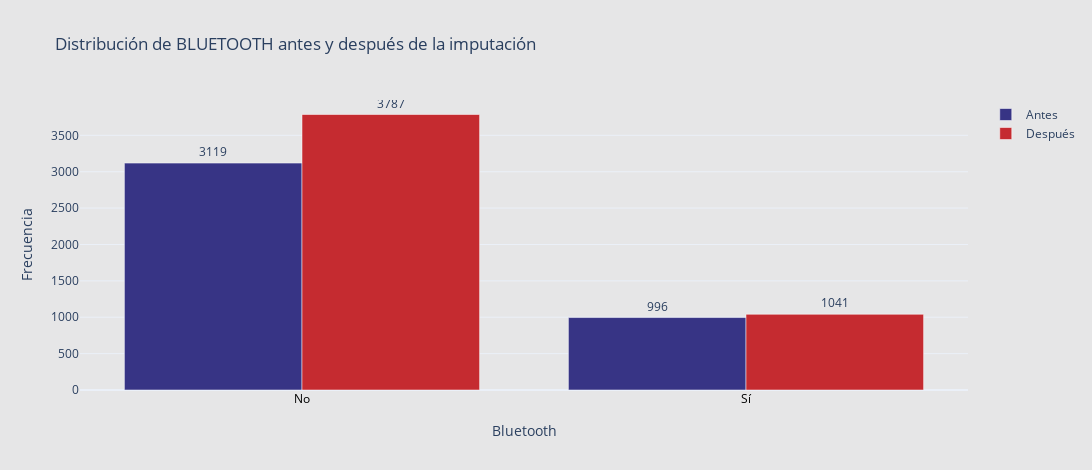

Source (notebook cell):
### Code cell
import plotly.graph_objects as go

# Conteo antes y después
antes_bt = df_antes['bluetooth'].value_counts().sort_index()
despues_bt = df_bmw['bluetooth'].value_counts().sort_index()

# Diccionario para etiquetas personalizadas
etiquetas = {False: 'No', True: 'Sí'}

# Etiquetas del eje X ordenadas igual que en antes_bt
x_labels = [etiquetas.get(i, str(i)) for i in antes_bt.index]

# Valores de después en el mismo orden que antes
despues_vals = despues_bt.reindex(antes_bt.index, fill_value=0).values

fig = go.Figure()

# Antes
fig.add_trace(go.Bar(
    x=x_labels,
    y=antes_bt.values,
    name='Antes',
    marker_color='#373485',
    text=antes_bt.values,
    textposition='outside',
    opacity=1
))

# Después
fig.add_trace(go.Bar(
    x=x_labels,
    y=despues_vals,
    name='Después',
    marker_color='#c52b30',
    text=despues_vals,
    textposition='outside',
    opacity=1
))

fig.update_layout(
    title="Distribución de BLUETOOTH antes y después de la imputación",
    xaxis_title="Bluetooth",
    yaxis_title="Frecuencia",
    barmode='group',
    template='plotly_white',
    width=1200,
    height=470,
    plot_bgcolor='#e6e6e7',
    paper_bgcolor='#e6e6e7',
    xaxis=dict(
        tickfont=dict(color='black'),
        title_standoff=20
    )
)

fig.show()

### Figure 1 — Plotly figure (JSON) as saved in the notebook; plotly's stock layout.template omitted (floating-point values rounded to 4 significant figures)
{"data": [{"marker": {"color": "#373485"}, "name": "Antes", "opacity": 1, "text": [3119.0, 996.0], "textposition": "outside", "type": "bar", "x": ["No", "Sí"], "y": [3119, 996]}, {"marker": {"color": "#c52b30"}, "name": "Después", "opacity": 1, "text": [3787.0, 1041.0], "textposition": "outside", "type": "bar", "x": ["No", "Sí"], "y": [3787, 1041]}], "layout": {"barmode": "group", "height": 470, "paper_bgcolor": "#e6e6e7", "plot_bgcolor": "#e6e6e7", "title": {"text": "Distribución de BLUETOOTH antes y después de la imputación"}, "width": 1200, "xaxis": {"tickfont": {"color": "black"}, "title": {"standoff": 20, "text": "Bluetooth"}}, "yaxis": {"title": {"text": "Frecuencia"}}}}
